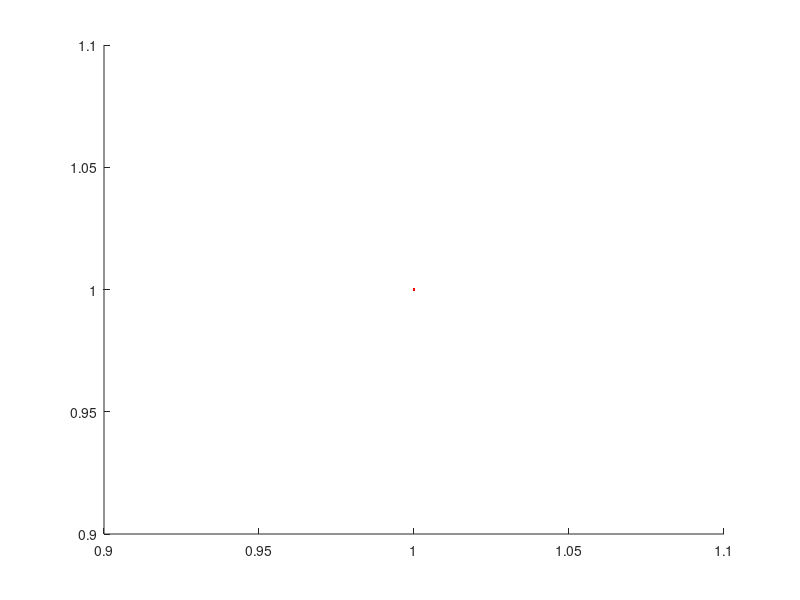

Write MATLAB code to recreate this figure. (Note: this script raises an error after producing the figure.)
clc
clear

B = 0.001*[75:25:500];
V = 0.001*[0.008:0.002:0.02,0.021,0.023:0.002:0.033,0.034,0.037,0.039,0.04;...
    0.017:0.004:0.029,0.032:0.004:0.052,0.055,0.059,0.062,0.067,0.07,0.074,0.078,0.081;...
    0.026,0.032,0.038,0.043,0.049,0.055,0.06,0.066,0.072,0.077,0.083,0.088,0.094,0.1,0.105,0.111,0.117,0.122;...
    0.036,0.043,0.051,0.058,0.066,0.074,0.081,0.088,0.096,0.103,0.111,0.118,0.126,0.133,0.141,0.148,0.156,0.163;...
    -0.02,-0.027,-0.034,-0.042,-0.049,-0.056,-0.064,-0.072,-0.079,-0.086,-0.093,-0.1,-0.108,-0.115,-0.123,-0.13,-0.138,-0.145];
I = 0.001*[10,20,30,40];
e = 1.6*10^(-19);
w = 500*10^(-6);

Vf = [0.0112,0.123];
If = [10.03,10.8];

[p1,s1] = polyfit(B,V(1,:),1);
[p2,s2] = polyfit(B,V(2,:),1);
[p3,s3] = polyfit(B,V(3,:),1);
[p4,s4] = polyfit(B,V(4,:),1);
[p5,s5] = polyfit(B,V(5,:),1);

[Y1,delta1] = polyval(p1,B,s1);
[Y2,delta2] = polyval(p2,B,s2);
[Y3,delta3] = polyval(p3,B,s3);
[Y4,delta4] = polyval(p4,B,s4);
[Y5,delta5] = polyval(p5,B,s5);

n = [I(1)./(p1(1)*e*w),I(2)./(p2(1)*e*w),I(3)./(p3(1)*e*w),I(4)./(p4(1)*e*w),I(4)./(p5(1)*e*w)];
nf = mean(n(1:4));

un = [];
un(1) = n(1)*sqrt((1/w)^2 + (1/e)^2 + (1/p1(1))^2 + (s1.normr)^2 + (1/I(1))^2);
un(2) = n(2)*sqrt((1/w)^2 + (1/e)^2 + (1/p2(1))^2 + (s2.normr)^2 + (1/I(2))^2);
un(3) = n(3)*sqrt((1/w)^2 + (1/e)^2 + (1/p3(1))^2 + (s3.normr)^2 + (1/I(3))^2);
un(4) = n(4)*sqrt((1/w)^2 + (1/e)^2 + (1/p4(1))^2 + (s4.normr)^2 + (1/I(4))^2);
un(5) = n(5)*sqrt((1/w)^2 + (1/e)^2 + (1/p5(1))^2 + (s5.normr)^2 + (1/I(4))^2);

RH = 1./(e*n(1:4));
uRH = RH.*sqrt((1/e)^2 + (1./n(1:4)).^2 + un(1:4).^2);

errB = 0.001*ones(size(B));
errV = 0.000001*ones(size(V(1,:)));

figure(1);
errorbar(B,V(1,:),errV,errV,errB,errB,'.r','MarkerSize',8);
hold on;
errorbar(B,V(2,:),errV,errV,errB,errB,'.g','MarkerSize',8);
errorbar(B,V(3,:),errV,errV,errB,errB,'.b','MarkerSize',8);
errorbar(B,V(4,:),errV,errV,errB,errB,'.c','MarkerSize',8);
plot(B,Y1,'red',B,Y2,'green',B,Y3,'blue',B,Y4,'cyan');
xlabel('Campo Magnético [mT]');
ylabel('Tensão Hall [V]');
legend('10 mA','20 mA','30 mA','40 mA');
grid on;
hold off;
saveas(figure(1),'graficoHall.png');

figure(2);
errorbar(B,V(5,:),errV,errV,errB,errB,'.r','MarkerSize',8);
hold on;
plot(B,Y5,'red');
xlabel('Campo Magnético [mT]');
ylabel('Tensão Hall [V]');
legend('40 mA');
grid on;
hold off;
saveas(figure(2),'graficoHall_180.png');

R1 = Vf(1)/If(1);
R2 = Vf(2)/If(2);

ro = (pi*w*(R1+R2))/(log(2)*2);
mu = 1/(ro*e*nf);